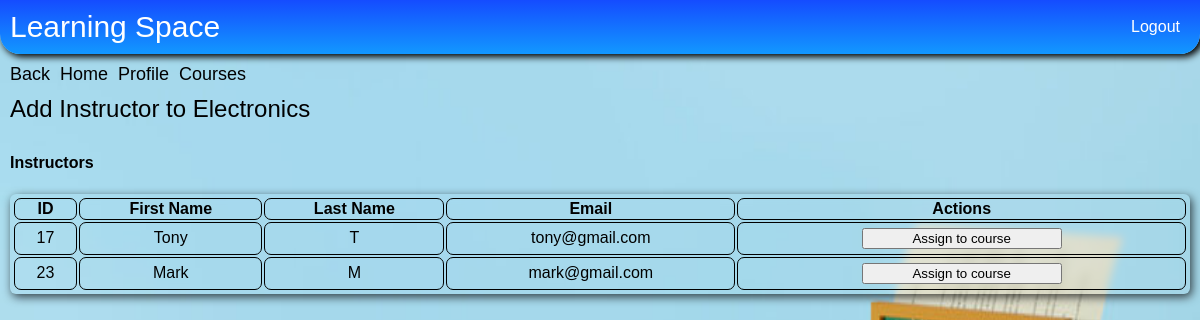
/course/add-insturctor?course_id=2 (signed in), run on the app's committed database.
### e_learn/models.py (models this page shows)
class Course(models.Model):
    name = models.CharField(max_length=60)
    description = models.TextField(default=None, null=True, blank=True)
    institution = models.ForeignKey(Institution, on_delete=models.CASCADE)

class User(AbstractUser):
    is_student = models.BooleanField(default=False)
    is_instructor = models.BooleanField(default=False)
    is_institution = models.BooleanField(default=False)

### e_learn/views.py (the view, shortened to what this page needs)
# urls.py: path('course/add-insturctor', views.display_add_instructor_to_course, name='add_instructor_to_course'),
@login_required(login_url="institution_login")
def display_add_instructor_to_course(request):
    msg = None
    course_id = request.GET.get('course_id')
    course_details = Course.objects.get(id=course_id)
    data = institution_users(request, "instructor")
    if not data["users_exist"]:
        return render(request, 'instructor_signup.html',
                      {"msg": 'Instructors not registered in the institution yet, try registering a new instructor!'})
    relations = UserCourseRelation.objects.filter(course=course_details)
    instructors_lst = []
    relations_user = []
    for relation in relations:
        relations_user.append(relation.user)
    for user in data["users_lst"]:
        if user not in relations_user:
            instructors_lst.append(user)
    if len(relations) != 0 and len(instructors_lst) == 0:
        return render(request, 'add_instructor_to_course.html',
                      {'course_details': course_details, 'msg': "No new instructors to add to this course."})
    elif len(relations) == 0:
        instructors_lst = data["users_lst"]
    if msg is not None:
        return render(request, 'add_instructor_to_course.html',
                      {"course_details": course_details, "instructors_lst": instructors_lst,
                       "instructor_exists": data["users_exist"], "msg": msg})
    return render(request, 'add_instructor_to_course.html',
                  {"course_details": course_details, "instructors_lst": instructors_lst,
                   "instructor_exists": data["users_exist"]})

### e_learn/views.py (called while the page is built)
def institution_users(request, user_type):
    current_institution = Institution.objects.get(user=request.user)
    users_exist = False
    users_lst = []
    try:
        if user_type == "student":
            details_lst = UserInstitutionRelation.objects.filter(institution=current_institution, is_student=True)
        else:
            details_lst = UserInstitutionRelation.objects.filter(institution=current_institution, is_instructor=True)
        for i in details_lst:
            users_lst.append(i.user)
        if len(users_lst) != 0:
            users_exist = True
        return {"users_exist": users_exist, "users_lst": users_lst}
    except Exception as e:
        return {"users_exist": users_exist, "users_lst": users_lst}

### e_learn/templates/add_instructor_to_course.html (shortened to what this page needs)
{% extends "base_loggedIn.html" %}
{% block body %}
    {% load static %}
    <link rel="stylesheet" type="text/css" href="{% static 'css/table_pages.css' %}"/>
    <div class="course-list-page">
        <div class="course-list-header">
            <a href="{% url 'complete_course_details' %}?course_id={{ course_details.id }}">Back</a>
            <a href="{% url 'institution_home' %}">Home</a>
            <a href="{% url 'institution_home' %}?request_profile=True">Profile</a>
            <a href="{% url 'course_list' %}">Courses</a>
        </div>
        <span class="title"> Add Instructor to {{ course_details.name }}</span>
        {% if instructor_exists %}
            <h4>Instructors</h4>
            <table class="table-class">
                <thead>
                <tr>
                    <th scope="col" style="border: 1px solid black;"> ID</th>
                    <th scope="col" style="border: 1px solid black;"> First Name</th>
                    <th scope="col" style="border: 1px solid black;"> Last Name</th>
                    <th scope="col" style="border: 1px solid black;"> Email</th>
                    <th scope="col" style="border: 1px solid black;"> Actions</th>
                </tr>
                </thead>
                <tbody>
                {% for user in instructors_lst %}
                    <tr>
                        <td style="border: 1px solid black;padding: 5px" align="center">{{ user.id }}</td>
                        <td style="border: 1px solid black;padding: 5px" align="center">{{ user.first_name }}</td>
                        <td style="border: 1px solid black;padding: 5px" align="center">{{ user.last_name }}</td>
                        <td style="border: 1px solid black;padding: 5px" align="center">{{ user.email }}</td>
                        <td style="border: 1px solid black;padding: 5px" align="center">
                            <form action="{% url 'add_instructor_to_course' %}" method="POST"> {% csrf_token %}
                                <button type="submit">Assign to course</button>
                            </form>
                        </td>
                    </tr>
                {% endfor %}
                </tbody>
            </table>
        {% endif %}
    </div>
{% endblock %}

### e_learn/static/css/base_loggedIn.css (style rules this page uses)
body { margin: 0px; background-image: url('../assets/book.jpeg'); background-size: 100% 100%; background-repeat: no-repeat; background-position: center center; height: 100vh; width: 100vw; font-family: Arial, sans-serif; color: black; }

### e_learn/static/css/table_pages.css (style rules this page uses)
.course-list-page { display: flex; flex-direction: column; }
.course-list-page .course-list-header { display: flex; font-size: 18px; }
.course-list-page .course-list-header > a { text-decoration: none; color: #000000; padding-right: 10px; }
.course-list-page .title { font-size: 24px; padding: 10px 0; }
.course-list-page button { width: 200px; }
.course-list-page .table-class { border-radius: 6px; padding: 2px; backdrop-filter: blur(4px); -webkit-backdrop-filter: blur(4px); box-shadow: 2px 3px 10px 0px rgba(0, 0, 0, 0.71); -webkit-box-shadow: 2px 3px 10px 0px rgba(0, 0, 0, 0.71); -moz-box-shadow: 2px 3px 10px 0px rgba(0, 0, 0, 0.71); }
.course-list-page .table-class tr, .course-list-page .table-class th, .course-list-page .table-class td { border-radius: 7px; }

### data on the page
Course: name "Electronics"
User: id "17", first_name "Tony", last_name "T", email "tony@gmail.com"
User: id "23", first_name "Mark", last_name "M", email "mark@gmail.com"
